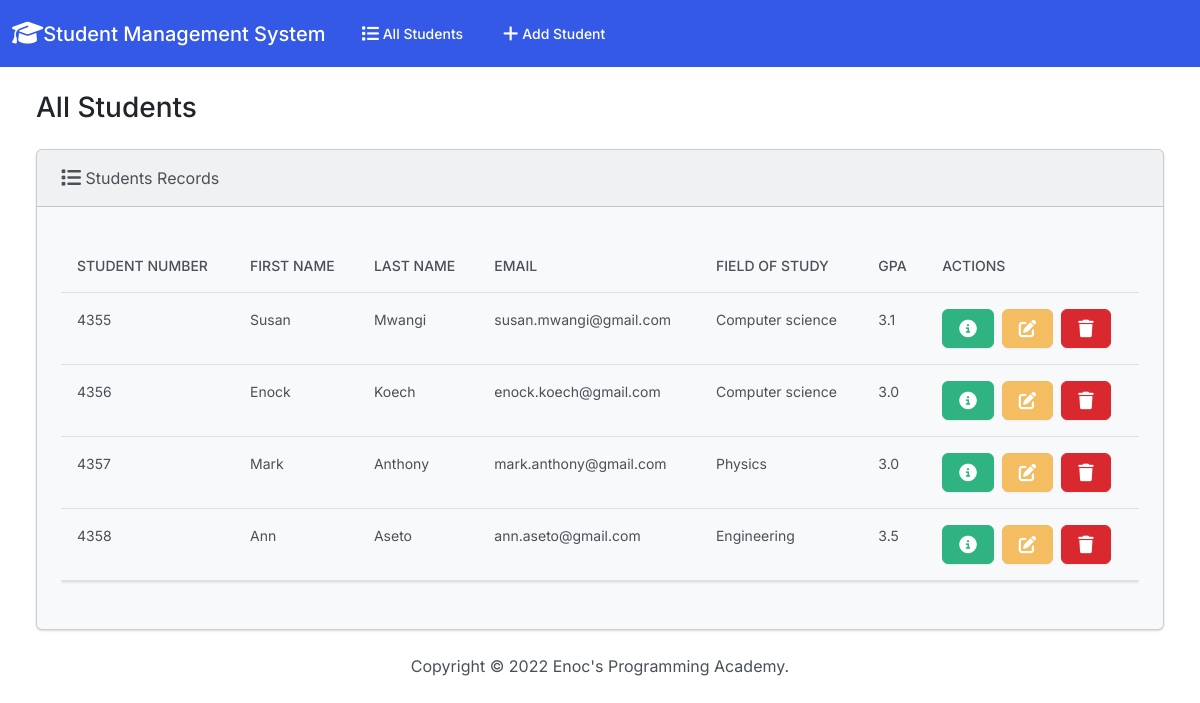
The page / on the database its author committed.
### students/models.py (models this page shows, shortened)
class Student(models.Model):
  student_number = models.PositiveBigIntegerField()
  first_name = models.CharField(max_length=50)
  last_name = models.CharField(max_length=50)
  email = models.EmailField(max_length=100)
  field_of_study = models.CharField(max_length=50)
  gpa = models.FloatField()

### students/views.py (the view)
# urls.py: path('', views.index, name='index'),
def index(request):
  students = Student.objects.all()
  context = {
    'students': students
  }
  return render(request, 'students/index.html', context)

### students/templates/students/index.html (shortened to what this page needs)
{% extends 'students/base.html' %}
{% block content %}
<h3 class="m-4">All Students</h3>
<div class="row">
  <div class="col-12">
   {% if students %}
      <div class="card bg-light mb-3 ms-4 me-4 mb-4" >
        <div class="card-header">
          <i class="fa-solid fa-list fa-lg"></i> Students Records
        </div>
          <div class="card-body">
            <p class="card-text">
              <div class="table-responsive">
                <table class="table table-hover">
                  <thead>
                    <tr>
                      <th scope="col">Student Number</th>
                      <th scope="col">First Name</th>
                      <th scope="col">Last Name</th>
                      <th scope="col">Email</th>
                      <th scope="col">Field of Study</th>
                      <th scope="col">GPA</th>
                      <th scope="col">Actions</th>
                    </tr>
                  </thead>
                  <tbody>
                    {% for student in students %}
                    <tr>
                      <td>{{ student.student_number }}</td>
                      <td>{{ student.first_name }}</td>
                      <td>{{ student.last_name }}</td>
                      <td>{{ student.email}}</td>
                      <td>{{ student.field_of_study }}</td>
                      <td>{{ student.gpa }}</td>
                      <td>
                        <button type="button" class="btn btn-success me-1" href="{% url 'view_student' student.id %}" data-bs-togggle="modal" data-bs-target="#myModal{{ student.id}}">
                        </button>
                        <a href="{% url 'edit' student.id %}" class="btn btn-warning me-1"></a>
                        <button type="button"class="btn btn-danger" data-bs-toggle="modal" data-bs-target="#delete{{ student.id}}"></button>
                      </td>
                    </tr>
                    {% endfor %}
                  </tbody>
                </table>
              </div>
            </p>
          </div>
        </div>
      </div>
   {% else %}
   <h5 class="alert alert-primary ms-4 me-4">No Student Record</h5>
   {% endif %}
{% endblock content %}

### students/templates/students/base.html (shortened to what this page needs)
{% load static %}
<!DOCTYPE html>
<html lang="en">
  <head>
    <link
      rel="stylesheet"
      href="https://cdnjs.cloudflare.com/ajax/libs/font-awesome/6.2.0/css/all.min.css"
    />
    <link rel="stylesheet" href="{% static 'css/bootstrap.min.css' %}" />
  </head>
  <body class="d-flex flex-column min-vh-100">
    <nav class="navbar navbar-expand-lg navbar-dark bg-primary">
      <div class="container-fluid">
        <a class="navbar-brand" href="{% url 'index' %}">
          <i class="fa-solid fa-graduation-cap fa-lg"></i>Student Management
          System
        </a>
        <div class="collapse navbar-collapse" id="navbarColor01">
          <ul class="navbar-nav me-auto">
            <li class="nav-item">
              <a class="nav-link" href="{% url 'index' %}">
                 All Students
              </a>
            </li>
            <li class="nav-item">
              <a class="nav-link" href="{% url 'add' %}">
                 Add Student
              </a>
            </li>
          </ul>
        </div>
      </div>
    </nav>
    <div class="container-fluid">
      {% block content %} {% endblock content %}
    </div>
    <footer class="mt-auto mb-4">
      <div class="text-center">
        <span>
          Copyright &copy;
          Enoc's Programming Academy.
        </span>
      </div>
    </footer>
  </body>
</html>

### rows shown on the page
Student: student_number "4355", first_name "Susan", last_name "Mwangi", email "susan.mwangi@gmail.com", field_of_study "Computer science", gpa "3.1"
Student: student_number "4356", first_name "Enock", last_name "Koech", email "enock.koech@gmail.com", field_of_study "Computer science", gpa "3.0"
Student: student_number "4357", first_name "Mark", last_name "Anthony", email "mark.anthony@gmail.com", field_of_study "Physics", gpa "3.0"
Student: student_number "4358", first_name "Ann", last_name "Aseto", email "ann.aseto@gmail.com", field_of_study "Engineering", gpa "3.5"
